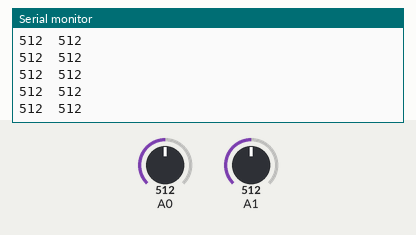
This sketch was run on a simulated Arduino Uno, built with avr-gcc and run on an emulated ATmega328P. Parts: the last lines printed to the serial monitor. Inputs (shaded band) come from the test bench; at power-on: A0 = 512, A1 = 512.

Above: at 1.2 s.
1.3 s: A0 set to 716
At 1.33 s:
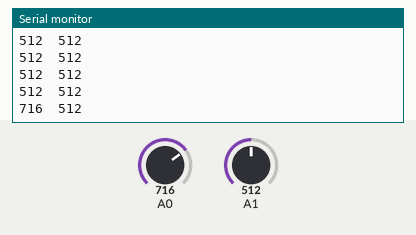
4.3 s: A1 set to 716
At 4.31 s:
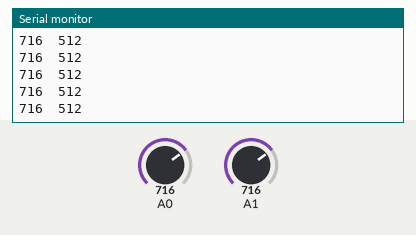
5.8 s: A0 set to 900
At 5.83 s:
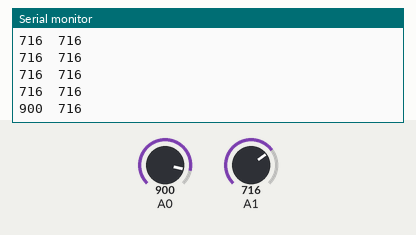
7.3 s: A1 set to 900
At 7.3 s:
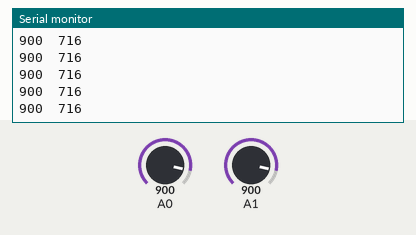
Timing chart, 0 to 9.8 s (numbered marks = the images above; inputs shaded):
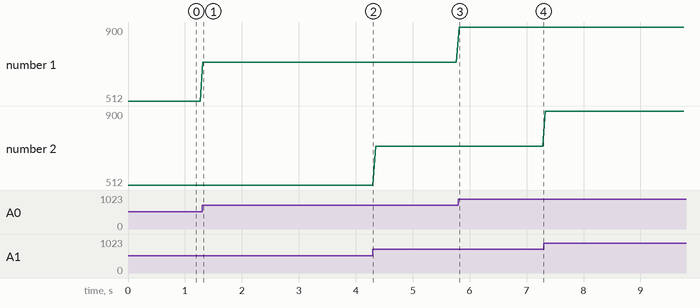

The sketch:

motor_test.ino
```cpp
void setup() {
  Serial.begin(9600);
}

void loop() {
  int l = analogRead(A0);
  int r = analogRead(A1);
  Serial.print(l);
  Serial.print("  ");
  Serial.println(r);
  delay(50);}
```

Measured:
- after the input at 1.3 s, the serial monitor: prints a new line at once (image 1)
- after the input at 5.8 s, the serial monitor: prints a new line at once (image 3)
- plotted number 1: 512 → 716 after the input at 1.3 s, 716 → 900 after the input at 5.8 s
